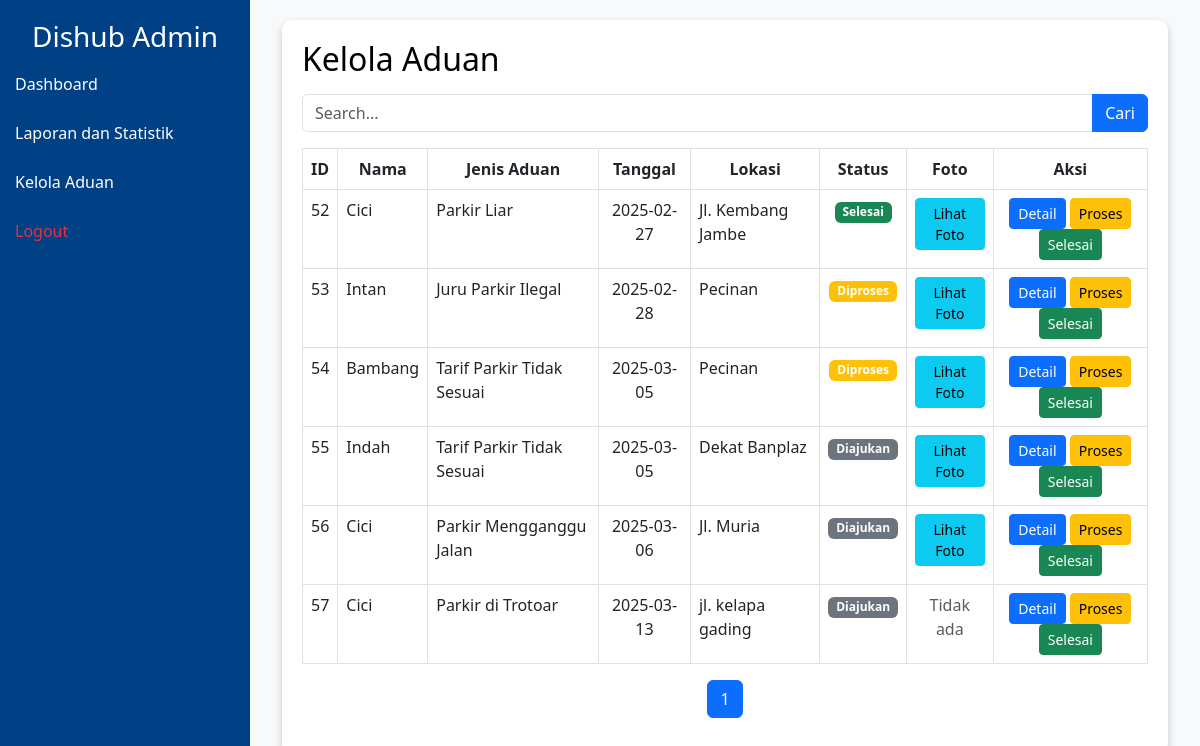
The app's page /dishub_aduan_parkir_liar/admin/kelola_aduan.php (signed in), older data.
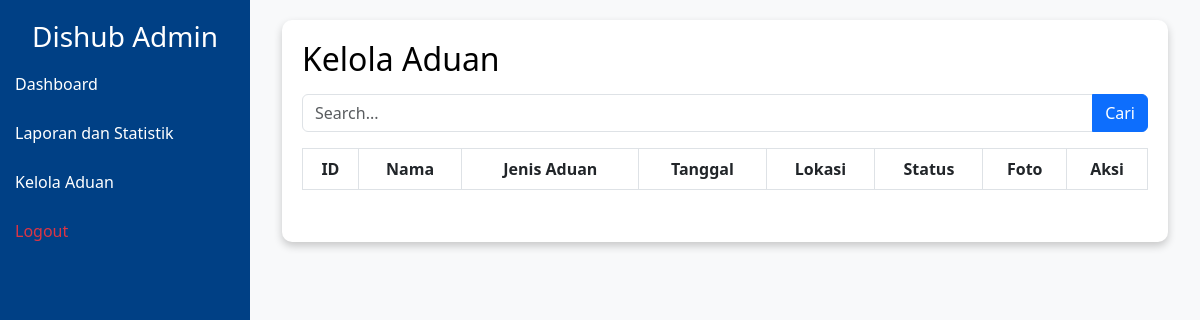
The same page, newer data.
### tables this page shows
CREATE TABLE `aduan` (
  `id` int(11) NOT NULL,
  `nama` varchar(100) NOT NULL,
  `email` varchar(100) NOT NULL,
  `jenis_aduan` varchar(50) NOT NULL,
  `deskripsi` text NOT NULL,
  `tanggal_aduan` date NOT NULL,
  `lokasi_aduan` varchar(100) NOT NULL,
  `file_pendukung` varchar(255) DEFAULT NULL,
  `status` enum('Diajukan','Diproses','Selesai') DEFAULT 'Diajukan',
  `catatan_admin` text DEFAULT NULL,
  `notifikasi` tinyint(1) DEFAULT 0
);

### dishub_aduan_parkir_liar/admin/kelola_aduan.php (the view, shortened to what this page needs)
<?php
include 'connect.php';
$limit = 10;
$page = isset($_GET['page']) ? (int)$_GET['page'] : 1;
$start = ($page - 1) * $limit;
$search = "";
$where = " WHERE 1=1 ";
$total_result = $conn->query("SELECT COUNT(*) AS total FROM aduan $where");
$total_row = $total_result->fetch_assoc();
$total = $total_row['total'];
$pages = ceil($total / $limit);
$result = $conn->query("SELECT * FROM aduan $where LIMIT $start, $limit");
?>
<!DOCTYPE html>
<html lang="id">
<head>
    <link rel="stylesheet" href="https://cdn.jsdelivr.net/npm/bootstrap@5.3.0/dist/css/bootstrap.min.css">
</head>
<body>
    <div class="sidebar">
        <h3 class="text-center text-white">Dishub Admin</h3>
        <a href="dashboard.php">Dashboard</a>
        <a href="laporan_statistik.php">Laporan dan Statistik</a>
        <a href="kelola_aduan.php">Kelola Aduan</a>
        <a href="logout.php" class="text-danger">Logout</a>
    </div>
    <div class="content-wrapper">
        <div class="container">
            <div class="dashboard-card">
                <h2 class="mb-3">Kelola Aduan</h2>
                <form method="GET" class="mb-3">
                    <div class="input-group">
                        <input type="text" name="search" class="form-control" placeholder="Search..." value="<?= htmlspecialchars($search); ?>" autofocus>
                        <button class="btn btn-primary" type="submit">Cari</button>
                    </div>
                </form>
                <div class="table-responsive">
                    <table class="table table-bordered table-hover">
                        <thead class="text-center">
                            <tr>
                                <th>ID</th>
                                <th>Nama</th>
                                <th>Jenis Aduan</th>
                                <th>Tanggal</th>
                                <th>Lokasi</th>
                                <th>Status</th>
                                <th>Foto</th>
                                <th>Aksi</th>
                            </tr>
                        </thead>
                        <tbody>
                            <?php while ($row = $result->fetch_assoc()) { ?>
                                <tr>
                                    <td class="text-center"><?= $row['id']; ?></td>
                                    <td><?= htmlspecialchars($row['nama']); ?></td>
                                    <td><?= htmlspecialchars($row['jenis_aduan']); ?></td>
                                    <td class="text-center"><?= $row['tanggal_aduan']; ?></td>
                                    <td><?= htmlspecialchars($row['lokasi_aduan']); ?></td>
                                    <td class="text-center">
                                        <span class="badge bg-<?= $row['status'] == 'Selesai' ? 'success' :
                                        ($row['status'] == 'Diproses' ? 'warning' : 'secondary'); ?>">
                                            <?= $row['status']; ?>
                                        </span>
                                    </td>
                                    <td class="text-center">
                                        <?php if ($row['file_pendukung']) { ?>
                                            <a href="../user/<?= $row['file_pendukung']; ?>" target="_blank"
                                            class="btn btn-info btn-sm btn-custom">Lihat Foto</a>
                                        <?php } else { ?>
                                            <span class="text-muted">Tidak ada</span>
                                        <?php } ?>
                                    </td>
                                    <td class="text-center">
                                        <a href="detail_aduan.php?id=<?= $row['id']; ?>&page=<?= $page; ?>&search=<?= urlencode($search); ?>"
                                        class="btn btn-primary btn-sm">Detail</a>
                                        <a href="update_status.php?id=<?= $row['id']; ?>&status=Diproses&page=<?= $page; ?>&search=<?= urlencode($search); ?>"
                                        class="btn btn-warning btn-sm">Proses</a>
                                        <a href="update_status.php?id=<?= $row['id']; ?>&status=Selesai&page=<?= $page; ?>&search=<?= urlencode($search); ?>"
                                        class="btn btn-success btn-sm">Selesai</a>
                                    </td>
                                </tr>
                            <?php } ?>
                        </tbody>
                    </table>
                </div>
                <nav>
                    <ul class="pagination justify-content-center">
                        <?php for ($i = 1; $i <= $pages; $i++) { ?>
                            <li class="page-item <?= $i == $page ? 'active' : ''; ?>">
                                <a class="page-link" href="?search=<?= urlencode($search); ?>&page=<?= $i; ?>"><?= $i; ?></a>
                            </li>
                        <?php } ?>
                    </ul>
                </nav>
            </div>
        </div>
    </div>
</body>
</html>

### dishub_aduan_parkir_liar/admin/kelola_aduan.php (style rules this page uses)
body { background-color: #f8f9fa; color: #333; }
.sidebar { background-color: #004085; color: white; position: fixed; top: 0; bottom: 0; left: 0; width: 250px; padding-top: 20px; }
.sidebar a { color: white; padding: 10px 15px; text-decoration: none; display: block; margin: 5px 0; border-radius: 5px; }
.content-wrapper { margin-left: 250px; padding: 20px; }
.dashboard-card { background: white; padding: 20px; border-radius: 10px; box-shadow: 0px 4px 8px rgba(0, 0, 0, 0.2); color: black; }
.table thead { background-color: #FFC107; color: black; }
.table tbody td { text-align: left; }
.table tbody td.text-center { text-align: center; }

Row changes from the older to the newer data that the page shows:
removed aduan: id "52", nama "Cici", jenis_aduan "Parkir Liar", tanggal_aduan "2025-02-27", lokasi_aduan "Jl. Kembang Jambe", status "Selesai"
removed aduan: id "53", nama "Intan", jenis_aduan "Juru Parkir Ilegal", tanggal_aduan "2025-02-28", lokasi_aduan "Pecinan", status "Diproses"
removed aduan: id "54", nama "Bambang", jenis_aduan "Tarif Parkir Tidak Sesuai", tanggal_aduan "2025-03-05", lokasi_aduan "Pecinan", status "Diproses"
removed aduan: id "55", nama "Indah", jenis_aduan "Tarif Parkir Tidak Sesuai", tanggal_aduan "2025-03-05", lokasi_aduan "Dekat Banplaz", status "Diajukan"
removed aduan: id "56", nama "Cici", jenis_aduan "Parkir Mengganggu Jalan", tanggal_aduan "2025-03-06", lokasi_aduan "Jl. Muria", status "Diajukan"
removed aduan: id "57", nama "Cici", jenis_aduan "Parkir di Trotoar", tanggal_aduan "2025-03-13", lokasi_aduan "jl. kelapa gading", status "Diajukan", file_pendukung "Tidak ada"
Text that changed along with them:
list line gone: "1"
